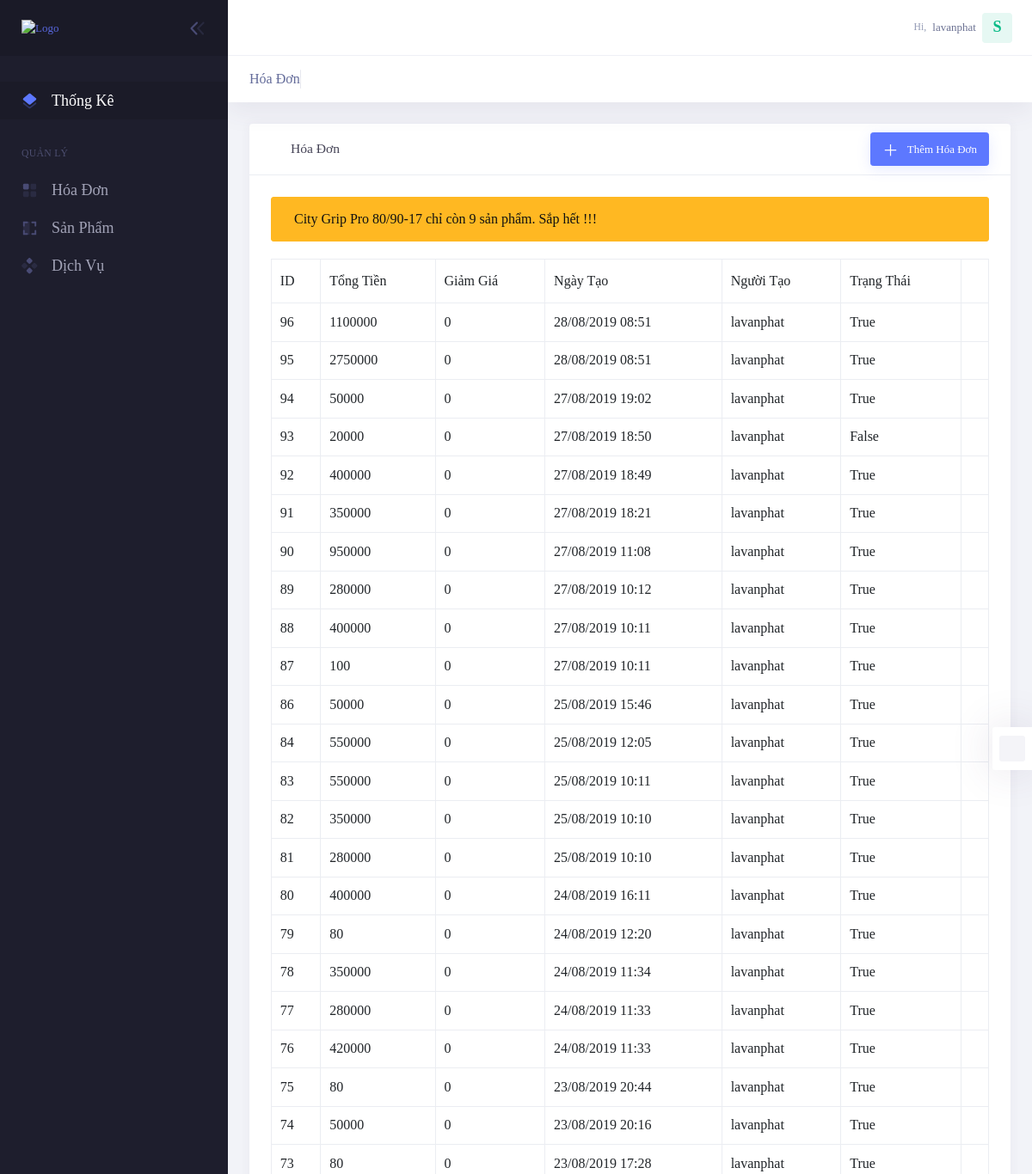
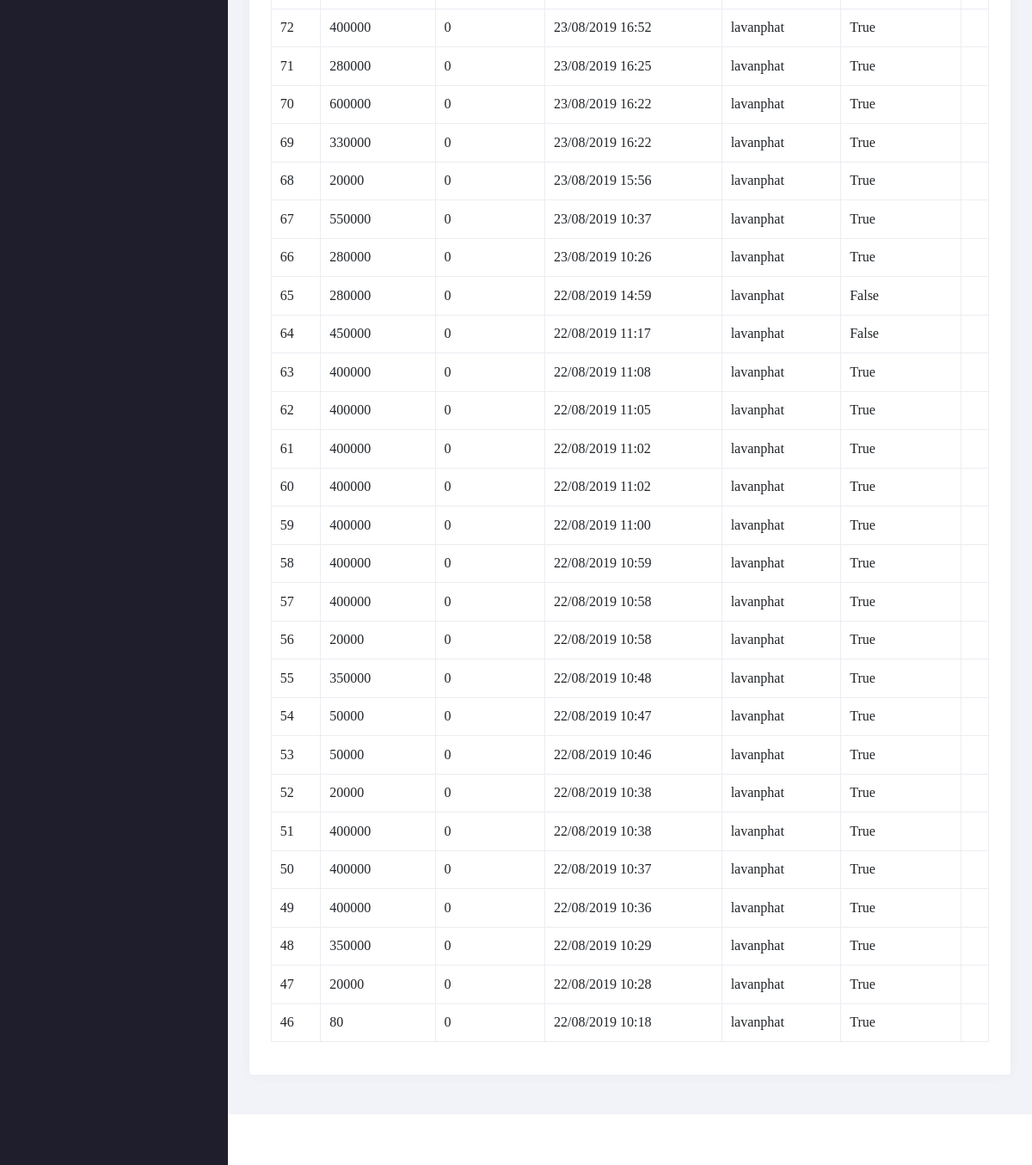
Before: /bill/ (signed in) with the older database file (2 pictures, top to bottom).
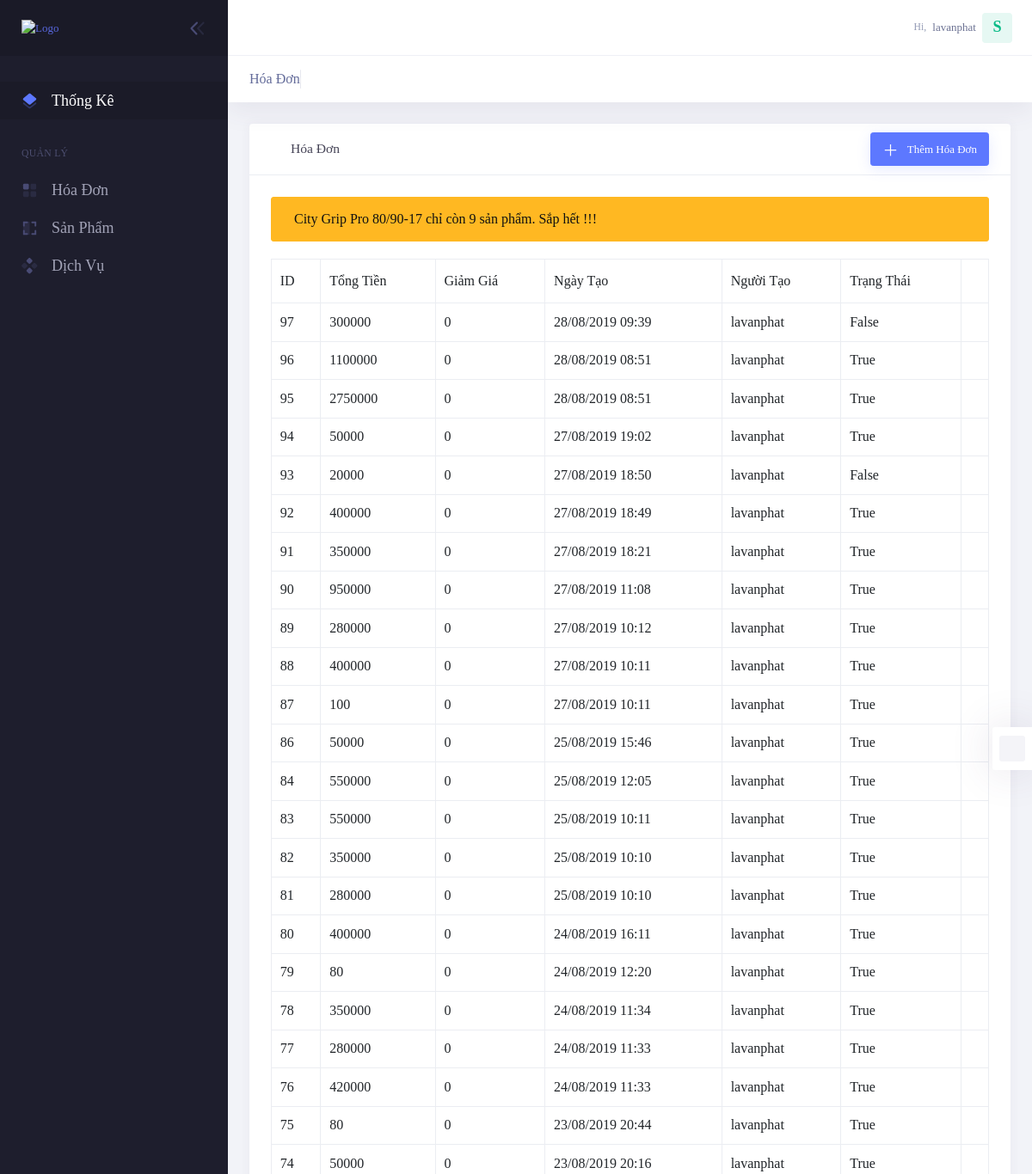
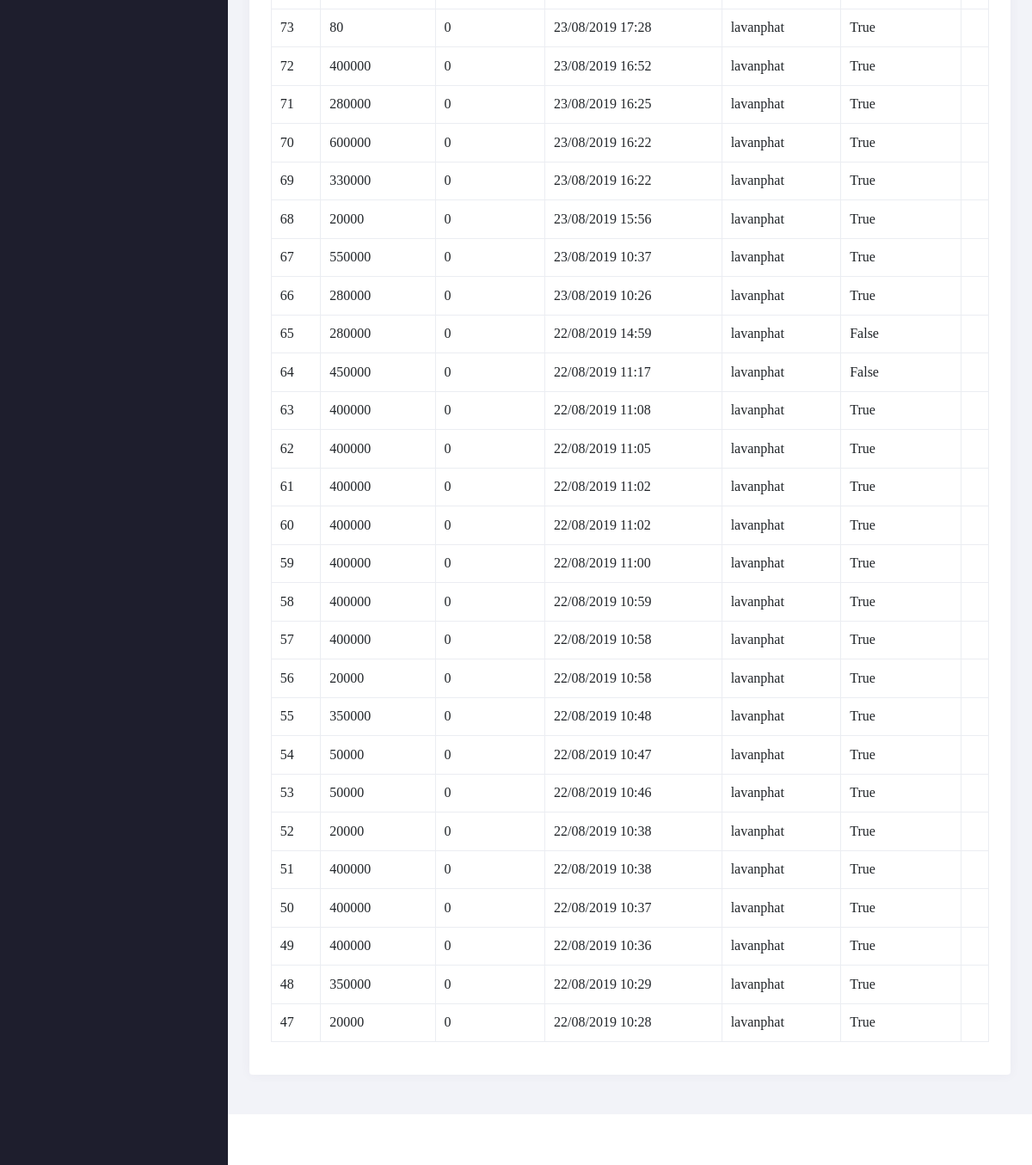
After: the same page with the newer database file (2 pictures, top to bottom).
### product/models.py (models this page shows, shortened)
class Product(models.Model):
    Brand = models.ForeignKey(Brand, on_delete=models.CASCADE, verbose_name='Thương Hiệu')
    title = models.CharField(max_length=255, verbose_name='Tên Sản Phẩm')
    slug = models.SlugField(verbose_name='Từ Khóa Sản Phẩm', unique=True, blank=True)
    Price_Import = models.DecimalField(verbose_name='Giá Nhập Hàng', decimal_places=0, max_digits=10)
    Price_Old = models.DecimalField(verbose_name='Giá Bán Cũ', decimal_places=0, max_digits=10)
    Price_New = models.DecimalField(verbose_name='Giá Bán Mới', decimal_places=0, max_digits=10)
    Wage = models.DecimalField(verbose_name='Tiền Công', decimal_places=0, max_digits=10)
    Quality = models.IntegerField(verbose_name='Số Lượng Còn')
    Decription = models.TextField(verbose_name='Mô Tả')
    Date_Create = models.DateTimeField(auto_now_add=True, verbose_name='Ngày Tạo')
    Date_Update = models.DateTimeField(auto_now=True, verbose_name='Ngày Sửa')
    Active = models.BooleanField(default=True, verbose_name='Kích Hoạt')
    class Meta:
        verbose_name_plural = 'Sản Phẩm'

### bill/models.py (models this page shows)
class Bill(models.Model):
    User = models.ForeignKey(User, on_delete=models.CASCADE, verbose_name='Người Tạo')
    Date_Create = models.DateTimeField(auto_now_add=True, verbose_name='Ngày Tạo')
    Total_Money = models.DecimalField(decimal_places=0, max_digits=10, verbose_name='Tổng Tiền', default=0)
    Sale = models.IntegerField(validators=[MaxValueValidator(100), MinValueValidator(0)], default=0,
                               verbose_name='Giảm Giá')
    Active = models.BooleanField(default=True)
    class Meta:
        verbose_name_plural = 'Hóa Đơn'

### bill/views.py (the view)
# urls.py: path('bill/', include('bill.urls') ),
@login_required
def bill(request):
    bill_list = Bill.objects.all().order_by('-Date_Create')[:50]
    context = {
        'bill': bill_list,
        'product_select': Product.objects.filter(Active=True),
        'service_select': Service.objects.filter(Active=True)
    }
    return render(request, 'bill.html', context)

### bill/templates/bill.html (shortened to what this page needs)
{% extends 'base.html' %}
{% load static %}
{% block content %}
    <div class="kt-subheader   kt-grid__item" id="kt_subheader">
        <div class="kt-subheader__main" style="font-size: medium">Hóa Đơn</h3>
        </div>
    </div>
    <div class="kt-content  kt-grid__item kt-grid__item--fluid" id="kt_content">
        <div class="kt-portlet kt-portlet--mobile">
            <div class="kt-portlet__head kt-portlet__head--lg">
                <div class="kt-portlet__head-label">
										<span class="kt-portlet__head-icon">
											<i class="kt-font-brand flaticon2-line-chart"></i>
										</span>
                    <h3 class="kt-portlet__head-title">
                        Hóa Đơn
                    </h3>
                </div>
                <div class="kt-portlet__head-toolbar">
                    <div class="kt-portlet__head-wrapper">
                        <div class="kt-portlet__head-actions">
                            <a href="#" class="btn btn-brand btn-elevate btn-icon-sm" data-toggle="modal"
                               data-target="#add-bill">
                                Thêm Hóa Đơn
                            </a>
                        </div>
                    </div>
                </div>
            </div>
            <div class="kt-portlet__body">
                {% for foo in product_select %}
                    {% if foo.Quality < 10 and foo.Quality > 0 %}
                        <div class="alert alert-warning" style="font-size: medium;" role="alert">
                            <div class="alert-text">{{ foo.title }} chỉ còn {{ foo.Quality }} sản phẩm. Sắp hết !!!
                            </div>
                        </div>
                    {% elif foo.Quality == 0 %}
                        <div class="alert alert-danger" style="font-size: medium;" role="alert">
                            <div class="alert-text">{{ foo.title }} đã hết !!!
                            </div>
                        </div>
                    {% endif %}
                {% endfor %}
                <table class="table table-striped- table-bordered table-hover table-checkable" id="kt_table_3"
                       style="font-size: medium;">
                    <thead>
                    <tr>
                        <th>ID</th>
                        <th>Tổng Tiền</th>
                        <th>Giảm Giá</th>
                        <th>Ngày Tạo</th>
                        <th>Người Tạo</th>
                        <th>Trạng Thái</th>
                        <th></th>
                    </tr>
                    </thead>
                    <tbody>
                    {% for foo in bill %}
                        <tr>
                            <td>{{ foo.id }}</td>
                            <td>{{ foo.Total_Money }}</td>
                            <td>{{ foo.Sale }}</td>
                            <td>{{ foo.Date_Create|date:'d/m/Y H:i' }}</td>
                            <td>{{ foo.User }}</td>
                            <td id="active">{{ foo.Active }}</td>
                            <td class="data-id" data-id="{{ foo.id }}"></td>
                        </tr>
                    {% endfor %}
                    </tbody>
                </table>
            </div>
        </div>
    </div>
    </div>
{% endblock %}

### templates/base.html (shortened to what this page needs)
{% load static %}
<!DOCTYPE html>
<html lang="en">
<head>
    {% include 'css.html' %}
</head>
<body class="kt-quick-panel--right kt-demo-panel--right kt-offcanvas-panel--right kt-header--fixed kt-header-mobile--fixed kt-subheader--fixed kt-subheader--enabled kt-subheader--solid kt-aside--enabled kt-aside--fixed kt-page--loading">
<div class="kt-grid kt-grid--hor kt-grid--root">
    <div class="kt-grid__item kt-grid__item--fluid kt-grid kt-grid--ver kt-page">
        <div class="kt-aside  kt-aside--fixed  kt-grid__item kt-grid kt-grid--desktop kt-grid--hor-desktop"
             id="kt_aside">
            <div class="kt-aside__brand kt-grid__item " id="kt_aside_brand">
                <div class="kt-aside__brand-logo">
                    <a href="{% url 'home' %}">
                        <img width="100%" height="100%" alt="Logo"
                             src="{% static './assets/media/mperformance.png' %}"/>
                    </a>
                </div>
                <div class="kt-aside__brand-tools">
                    <button class="kt-aside__brand-aside-toggler" id="kt_aside_toggler">
								<span></span>
                    </button>
                </div>
            </div>
            <div class="kt-aside-menu-wrapper kt-grid__item kt-grid__item--fluid" id="kt_aside_menu_wrapper">
                <div id="kt_aside_menu" class="kt-aside-menu " data-ktmenu-vertical="1" data-ktmenu-scroll="1"
                     data-ktmenu-dropdown-timeout="500">
                    <ul class="kt-menu__nav ">
                        <li class="kt-menu__item  kt-menu__item--active" aria-haspopup="true">
                            <a href="{% url 'home' %}" class="kt-menu__link ">
                                <span class="kt-menu__link-icon">
                                </span>
                                <span class="kt-menu__link-text" style="font-size: large">Thống Kê</span>
                            </a>
                        </li>
                        <li class="kt-menu__section ">
                            <h4 class="kt-menu__section-text">Quản Lý</h4>
                        </li>
                        <li class="kt-menu__item " aria-haspopup="true"><a href="{% url 'bill' %}"
                                                                           class="kt-menu__link "><span
                                class="kt-menu__link-icon"></span><span class="kt-menu__link-text" style="font-size: large">Hóa Đơn</span></a>
                        </li>
                        <li class="kt-menu__item " aria-haspopup="true"><a href="{% url 'product' %}"
                                                                           class="kt-menu__link "><span
                                class="kt-menu__link-icon"></span><span class="kt-menu__link-text" style="font-size: large">Sản Phẩm</span></a>
                        </li>
                        <li class="kt-menu__item " aria-haspopup="true"><a href="{% url 'service' %}"
                                                                           class="kt-menu__link "><span
                                class="kt-menu__link-icon"></span><span class="kt-menu__link-text" style="font-size: large">Dịch Vụ</span></a>
                        </li>
                    </ul>
                </div>
            </div>
        </div>
        <div class="kt-grid__item kt-grid__item--fluid kt-grid kt-grid--hor kt-wrapper" id="kt_wrapper">
            <div id="kt_header" class="kt-header kt-grid__item  kt-header--fixed ">
                <div class="kt-header-menu-wrapper" id="kt_header_menu_wrapper">
                </div>
                <div class="kt-header__topbar">
                    <div class="kt-header__topbar-item kt-header__topbar-item--user">
                        <div class="kt-header__topbar-wrapper" data-toggle="dropdown" data-offset="0px,0px">
                            <div class="kt-header__topbar-user">
                                <span class="kt-header__topbar-welcome kt-hidden-mobile">Hi,</span>
                                <span class="kt-header__topbar-username kt-hidden-mobile">{{ request.user.username }}</span>
                                <span class="kt-badge kt-badge--username kt-badge--unified-success kt-badge--lg kt-badge--rounded kt-badge--bold">S</span>
                            </div>
                        </div>
                    </div>
                </div>
            </div>
                {% block content %}
                {% endblock %}
            </div>
            <div class="kt-footer kt-grid__item kt-grid kt-grid--desktop kt-grid--ver-desktop" id="kt_footer">
                <div class="kt-footer__copyright">
                    2019&nbsp;&copy;&nbsp;<a href="http://keenthemes.com/metronic" target="_blank" class="kt-link">Made
                    by lavanphat</a>
                </div>
            </div>
        </div>
<ul class="kt-sticky-toolbar" style="margin-top: 30px;">
    <li class="kt-sticky-toolbar__item kt-sticky-toolbar__item--brand" data-toggle="kt-tooltip" title="Admin"
        data-placement="left">
        <a href="/admin"><i class="flaticon2-gear"></i></a>
    </li>
</ul>
</body>
</html>

### templates/css.html
{% load static %}
<link href="{% static './assets/css/demo1/pages/general/login/login-1.css' %}" rel="stylesheet" type="text/css"/>
<link href="{% static './assets/vendors/custom/datatables/datatables.bundle.css' %}" rel="stylesheet" type="text/css"/>
<link href="{% static './assets/vendors/general/bootstrap-datepicker/dist/css/bootstrap-datepicker3.css' %}"
      rel="stylesheet" type="text/css"/>
<link href="{% static './assets/vendors/general/select2/dist/css/select2.css' %}" rel="stylesheet" type="text/css"/>
<link href="{% static './assets/vendors/custom/vendors/line-awesome/css/line-awesome.css' %}" rel="stylesheet"
      type="text/css"/>
<link href="{% static './assets/vendors/custom/vendors/flaticon/flaticon.css' %}" rel="stylesheet" type="text/css"/>
<link href="{% static './assets/vendors/custom/vendors/flaticon2/flaticon.css' %}" rel="stylesheet" type="text/css"/>
<link href="{% static './assets/vendors/general/@fortawesome/fontawesome-free/css/all.min.css' %}" rel="stylesheet"
      type="text/css"/>
<link href="{% static './assets/css/demo1/style.bundle.css' %}" rel="stylesheet" type="text/css"/>
<link href="{% static './assets/css/demo1/skins/header/base/light.css' %}" rel="stylesheet" type="text/css"/>
<link href="{% static './assets/css/demo1/skins/brand/dark.css' %}" rel="stylesheet" type="text/css"/>
<link href="{% static './assets/css/demo1/skins/aside/dark.css' %}" rel="stylesheet" type="text/css"/>
<link rel="stylesheet" href="https://cdnjs.cloudflare.com/ajax/libs/font-awclaw/5.10.2/css/all.min.css" />
<link rel="stylesheet" href="https://cdnjs.cloudflare.com/ajax/libs/font-awesome/5.10.2/css/all.min.css" />

### templates/js.html (shortened to what this page needs)
{% load static %}

### static/assets/css/demo1/skins/header/base/light.css (style rules this page uses)
@media (min-width: 1025px) { .kt-header { background-color: #ffffff; border-bottom: 1px solid #eff0f6; } }
.kt-header .kt-header__topbar .kt-header__topbar-item.kt-header__topbar-item--user .kt-header__topbar-user .kt-header__topbar-welcome { -webkit-transition: all 0.3s; transition: all 0.3s; color: #959cb6; }
.kt-header .kt-header__topbar .kt-header__topbar-item.kt-header__topbar-item--user .kt-header__topbar-user .kt-header__topbar-username { -webkit-transition: all 0.3s; transition: all 0.3s; color: #6c7293; }
.kt-header .kt-header__topbar .kt-header__topbar-item.kt-header__topbar-item--user .kt-header__topbar-user .kt-badge.kt-badge--username { height: 35px; width: 35px; font-size: 1.4rem; font-weight: 600; }

### static/assets/css/demo1/skins/brand/dark.css (style rules this page uses)
@media (min-width: 1025px) { .kt-aside__brand { background-color: #1a1a27; -webkit-box-shadow: none; box-shadow: none; } }

Changed rows visible on the page:
no longer on this page (row unchanged): Bill: id "46", Total_Money "80", Sale "0", Date_Create "22/08/2019 10:18", User "lavanphat", Active "True"
added Bill: id "97", Total_Money "300000", Sale "0", Date_Create "28/08/2019 09:39", User "lavanphat", Active "False"
